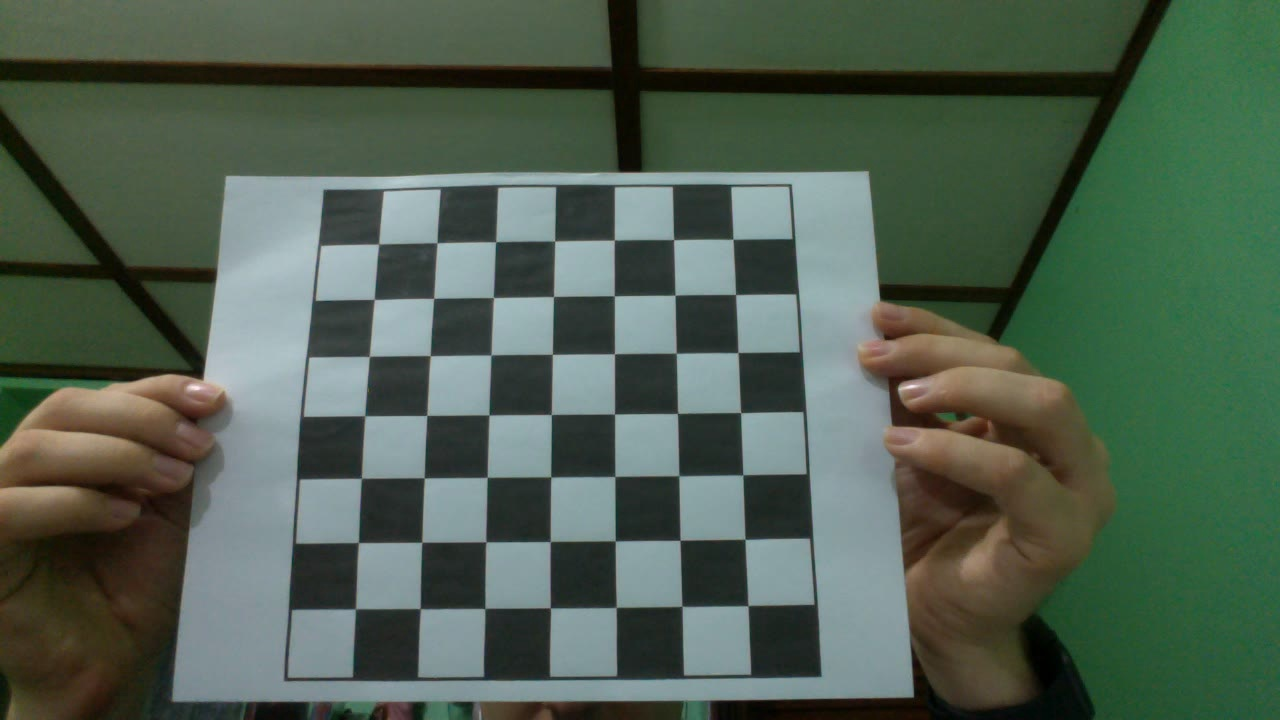
#> input picture tarea02/meanShift/test_frames/test7.jpg, 1280 x 720 px
$ python camShiftSerialization.py
#> lines starting #> are read from the running program, lines starting #| are printed output that depends on the picture
#!/usr/bin/env python3
# -*- coding: utf-8 -*-
"""
Created on Thu Jun  6 23:43:53 2019

@author: luisalonsomurillorojas
"""

#!/usr/bin/env python
# -*- coding: utf-8 -*-
"""
Camera video
"""

import cv2
import pickle

frame = cv2.imread("../meanShift/test_frames/test7.jpg")
#> frame is the input picture: shape (720, 1280, 3); mean B, G, R 80.6, 95.4, 79

#meanshift parameters
iterations = 10
pt_move = 1

# treshold parameters
tresh_min = 220
tresh_max = 255

# setup initial location of window
r,h,c,w = 182,505,279,547  # simply hardcoded the values
track_window = (c,r,w,h)

# set up the ROI for tracking
roi = frame[r:r+h, c:c+w]
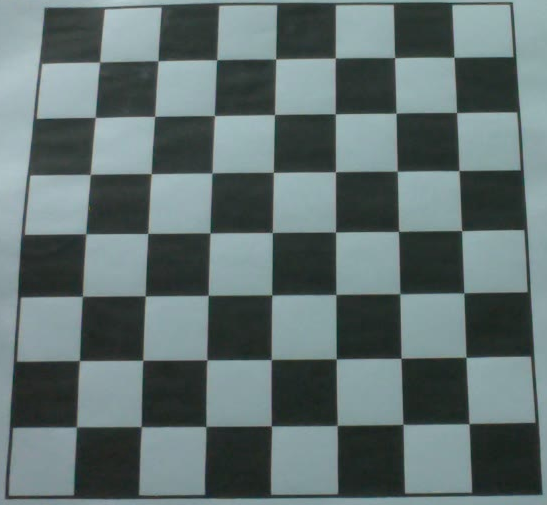
#> roi: shape (505, 547, 3); mean B, G, R 112.2, 112.3, 96.9
hsv_roi =  cv2.cvtColor(roi, cv2.COLOR_BGR2HSV)
#> hsv_roi: shape (505, 547, 3); mean H, S, V 86.4, 40.4, 113.8
roi_hist = cv2.calcHist([hsv_roi],[0],None,[180],[0,180])
#> roi_hist = 180 values, max 43499 at index 80, min 0 at index 1, mean 1534.6
cv2.normalize(roi_hist,roi_hist,0,255,cv2.NORM_MINMAX)

#NOTE: uncomment this code just for test
#while True:
#    cv2.imshow("ROI",hsv_roi)
#
#    # Press Q on keyboard to  exit
#    if cv2.waitKey(60) & 0xFF == ord('q'):
#      break
#
## When everything done, release the capture
#cv2.destroyAllWindows()

# Serializing
filename = 'camshift.pkl'
outfile = open(filename,'wb')
pickle.dump(roi_hist,outfile)
pickle.dump(tresh_min,outfile)
pickle.dump(tresh_max,outfile)
pickle.dump(iterations,outfile)
pickle.dump(pt_move,outfile)
outfile.close()
